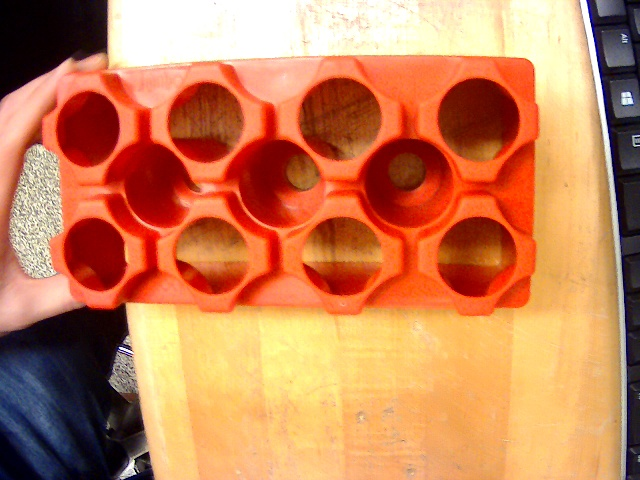
#> input picture src/brick_pictures/Brick_photo_0.jpg, 640 x 480 px; its folder holds 4 pictures in this run
$ python line_detector.py
#> lines starting #> are read from the running program, lines starting #| are printed output that depends on the picture
import cv2
import os
import numpy as np

# This Python Script will take given brick color ranges and return isolated image of just that brick

#Variables
color_range = 10
HUE_BLUE = 113
HUE_RED_1 = 174
HUE_RED_2 = 5
HUE_GREEN = 90
HUE_YELLOW = 30
area_limit = 50000 # if sum is less than 50,000 pixels we can assume we do not see a full brick. TODO find correct area estimate
color_state = '' # Start off with empty color state

#This function reads every image from the folder
#TODO: Delete when switching to live camera
def load_img_from_folder(folder_path):
#> called with folder_path = './brick_pictures'
    pictures = []
    for filename in os.listdir(folder_path):
        img = cv2.imread(os.path.join(folder_path, filename))
#> img is the input picture: shape (480, 640, 3); mean B, G, R 87.8, 129.2, 200.8
        if img is not None:
            pictures.append(img)
    return pictures

#This function returns the hue color range for specific brick
def brick_range(state):
    colors = {
         0: [HUE_YELLOW, 'y'],
         1: [HUE_BLUE , 'b'],
         2: [HUE_GREEN, 'g'],
    }
    cur_h, cur_color = colors.get(state)
    lower = np.array([(cur_h - color_range), 100, 100], dtype=np.uint8)
    upper = np.array([(cur_h + color_range), 255, 255], dtype=np.uint8)
    return lower, upper, cur_color


file_path = './brick_pictures' ; # folder to read photos from
images = load_img_from_folder(file_path)
cur_img = images[1]

#NOTE if we want to merge mask with original image we can use result = bitwise_and(cur_img, clean_mask, mask = NONE)
detected_lines = False
while True:
    if not detected_lines:
        cv2.imshow('Color_Frame', cur_img)
        gray = cv2.cvtColor(cur_img, cv2.COLOR_BGR2GRAY)
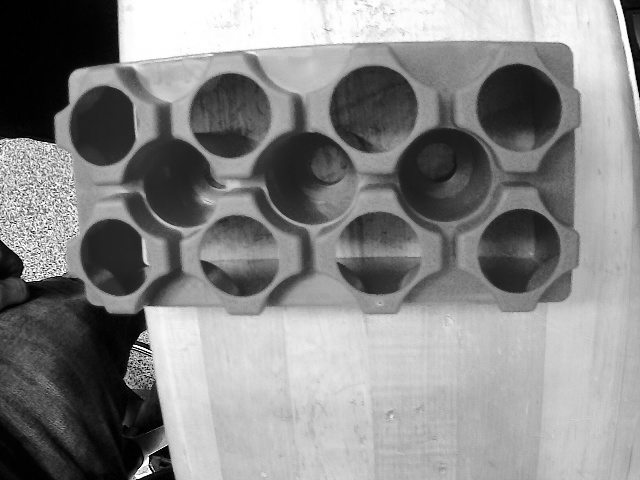
#> gray: shape (480, 640); min 0, max 255, mean 135
        cv2.imshow('Gray', gray)
        lower_threshold = 10
        upper_threshold = 100
        edges = cv2.Canny(gray,lower_threshold,upper_threshold,apertureSize = 3)
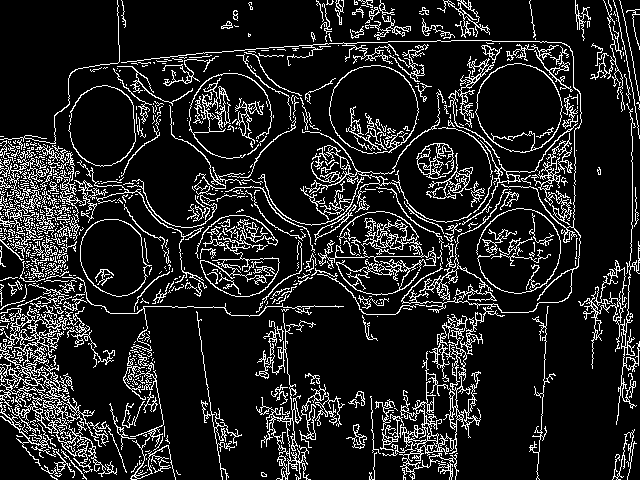
#> edges: shape (480, 640); 13.5% white in thin lines or dots
        cv2.imshow("Canny_Image", edges)
        cv2.waitKey(3)
        min_intersections = 200
        lines = cv2.HoughLines(edges,1,np.pi/180,min_intersections)
        num_lines = 0
        shape = lines.shape
#> shape = (1, 1, 2)
        print(shape)
#| (1, 1, 2)
        if shape is not None:
            for i in range(shape[0]):                         # Plot lines over original feed
                for rho,theta in lines[i]:
                    a = np.cos(theta)
                    b = np.sin(theta)
                    x0 = a*rho
                    y0 = b*rho
                    x1 = int(x0 + 1000*(-b))
                    y1 = int(y0 + 1000*(a))
                    x2 = int(x0 - 1000*(-b))
                    y2 = int(y0 - 1000*(a))
                    cv2.line(cur_img,(x1,y1),(x2,y2),(0,0,255),2)
                    num_lines += 1
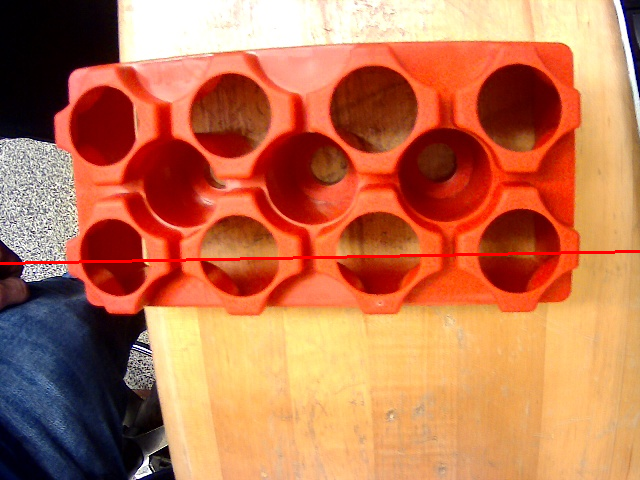
#> cur_img: shape (480, 640, 3); mean B, G, R 80.6, 116.2, 191.8
        cv2.imshow("Line_Detected_Image", cur_img)
        cv2.waitKey(5)
        print("Detecting Lines...")
        detected_lines = True


    key = cv2.waitKey(1)
#> (key q is pressed here)
    if key == 27 or key == ord("q"):
        break

cv2.destroyAllWindows()
